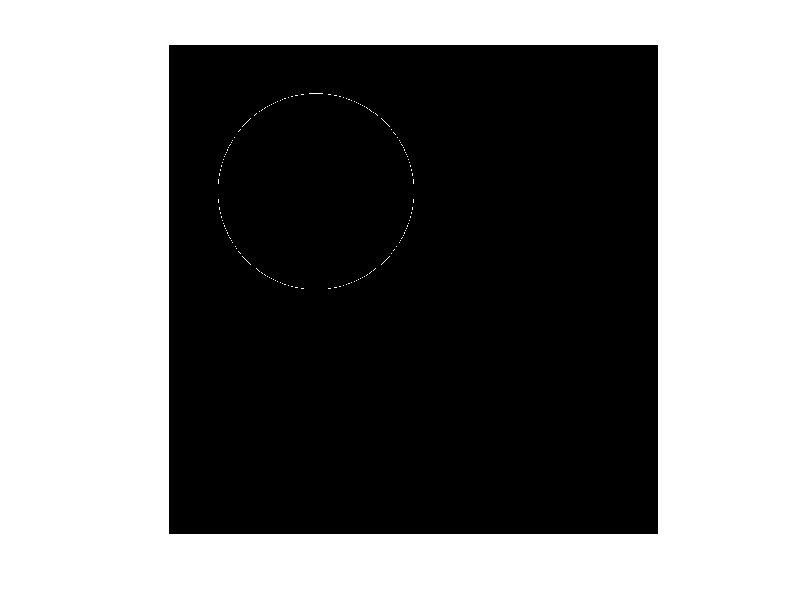

Here is the MATLAB script that generated this plot:
clc;
close all;
clear all;
r = 200;
t = 200 % threshhold
p = [300 300];
image = zeros(1000,1000);
for i=1 : 1000
    for j=1 : 1000
        if (p(1,1)-i)^2 +(p(1,2)-j)^2 <= r^2+t && (p(1,1)-i)^2 +(p(1,2)-j)^2 >= r^2-t
            image(i, j) = 255;
        end
    end
end

figure,
imshow(image);
%imsave
